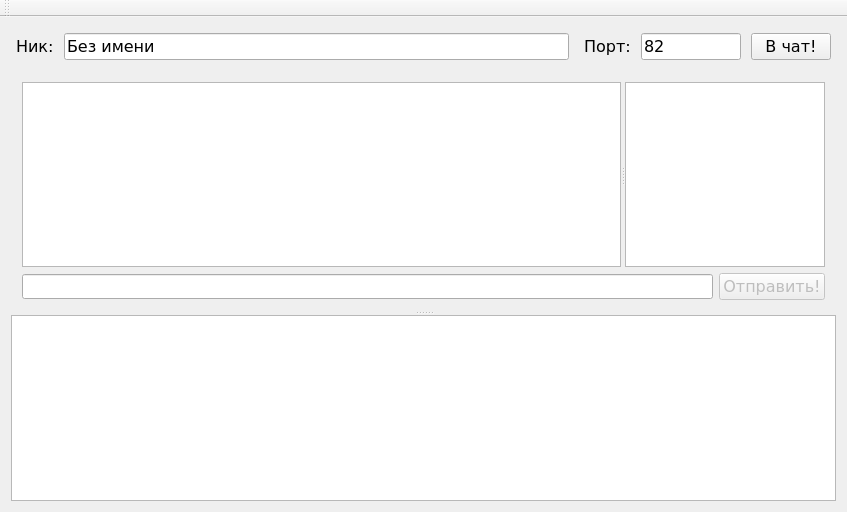
<?xml version="1.0" encoding="UTF-8"?>
<ui version="4.0">
 <class>MainWindow</class>
 <widget class="QMainWindow" name="MainWindow">
  <property name="geometry">
   <rect>
    <x>0</x>
    <y>0</y>
    <width>847</width>
    <height>512</height>
   </rect>
  </property>
  <property name="font">
   <font>
    <family>Verdana</family>
   </font>
  </property>
  <property name="windowTitle">
   <string>QtNetwork Demo - UDP чат</string>
  </property>
  <widget class="QWidget" name="centralWidget">
   <layout class="QVBoxLayout" name="verticalLayout_2">
    <item>
     <layout class="QHBoxLayout" name="horizontalLayout">
      <property name="spacing">
       <number>10</number>
      </property>
      <property name="leftMargin">
       <number>5</number>
      </property>
      <property name="topMargin">
       <number>5</number>
      </property>
      <property name="rightMargin">
       <number>5</number>
      </property>
      <property name="bottomMargin">
       <number>5</number>
      </property>
      <item>
       <widget class="QLabel" name="nickLabel">
        <property name="font">
         <font>
          <family>Verdana</family>
          <pointsize>12</pointsize>
         </font>
        </property>
        <property name="text">
         <string>Ник:</string>
        </property>
       </widget>
      </item>
      <item>
       <widget class="QLineEdit" name="nicknameEdit">
        <property name="font">
         <font>
          <pointsize>12</pointsize>
         </font>
        </property>
        <property name="text">
         <string>Без имени</string>
        </property>
       </widget>
      </item>
      <item>
       <widget class="QLabel" name="portLabel">
        <property name="font">
         <font>
          <pointsize>12</pointsize>
         </font>
        </property>
        <property name="text">
         <string> Порт:</string>
        </property>
       </widget>
      </item>
      <item>
       <widget class="QLineEdit" name="portNumEdit">
        <property name="maximumSize">
         <size>
          <width>100</width>
          <height>16777215</height>
         </size>
        </property>
        <property name="font">
         <font>
          <family>Verdana</family>
          <pointsize>12</pointsize>
         </font>
        </property>
        <property name="text">
         <string>82</string>
        </property>
       </widget>
      </item>
      <item>
       <widget class="QPushButton" name="enterChatButton">
        <property name="font">
         <font>
          <family>Verdana</family>
          <pointsize>12</pointsize>
         </font>
        </property>
        <property name="text">
         <string>В чат!</string>
        </property>
       </widget>
      </item>
     </layout>
    </item>
    <item>
     <widget class="QSplitter" name="splitter">
      <property name="orientation">
       <enum>Qt::Vertical</enum>
      </property>
      <widget class="QWidget" name="">
       <layout class="QVBoxLayout" name="verticalLayout">
        <item>
         <widget class="QSplitter" name="vSplitter">
          <property name="orientation">
           <enum>Qt::Horizontal</enum>
          </property>
          <widget class="QPlainTextEdit" name="plainTextEdit"/>
          <widget class="QListWidget" name="onlineList">
           <property name="maximumSize">
            <size>
             <width>200</width>
             <height>10000</height>
            </size>
           </property>
          </widget>
         </widget>
        </item>
        <item>
         <layout class="QHBoxLayout" name="sendMessage">
          <item>
           <widget class="QLineEdit" name="messageEdit">
            <property name="font">
             <font>
              <family>Verdana</family>
              <pointsize>10</pointsize>
             </font>
            </property>
            <property name="styleSheet">
             <string notr="true">.messageEdit {
  color: #FF0202;
}</string>
            </property>
           </widget>
          </item>
          <item>
           <widget class="QPushButton" name="sendButton">
            <property name="enabled">
             <bool>false</bool>
            </property>
            <property name="font">
             <font>
              <pointsize>12</pointsize>
             </font>
            </property>
            <property name="text">
             <string>Отправить!</string>
            </property>
           </widget>
          </item>
         </layout>
        </item>
       </layout>
      </widget>
      <widget class="QTextBrowser" name="log"/>
     </widget>
    </item>
   </layout>
  </widget>
  <widget class="QMenuBar" name="menuBar">
   <property name="geometry">
    <rect>
     <x>0</x>
     <y>0</y>
     <width>847</width>
     <height>20</height>
    </rect>
   </property>
  </widget>
  <widget class="QToolBar" name="mainToolBar">
   <attribute name="toolBarArea">
    <enum>TopToolBarArea</enum>
   </attribute>
   <attribute name="toolBarBreak">
    <bool>false</bool>
   </attribute>
  </widget>
 </widget>
 <layoutdefault spacing="6" margin="11"/>
 <resources/>
 <connections/>
 <slots>
  <slot>refreshOnlineList()</slot>
 </slots>
</ui>
